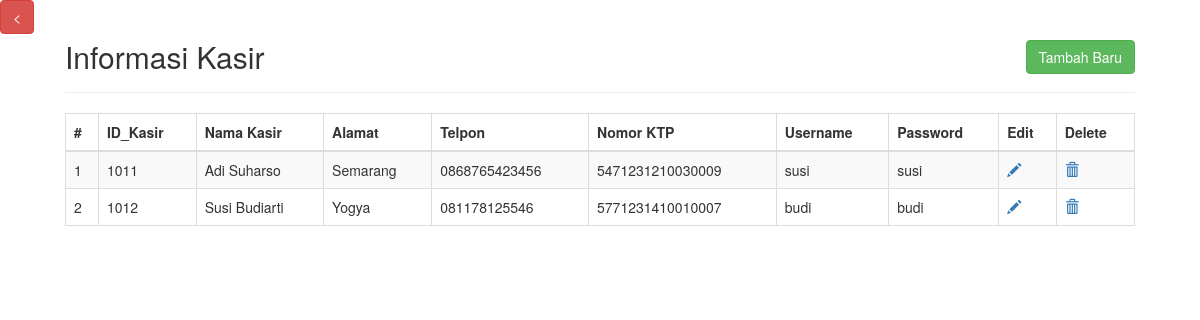
/admin/kasir/index.php (signed in), run on the app's committed database.
### tables this page shows
CREATE TABLE `kasir` (
  `id_kasir` int(25) NOT NULL,
  `nama_kasir` varchar(50) NOT NULL,
  `alamat` varchar(255) NOT NULL,
  `telp` varchar(25) NOT NULL,
  `nomor_ktp` varchar(50) NOT NULL,
  `username` varchar(50) NOT NULL,
  `password` varchar(50) NOT NULL
);

### admin/kasir/index.php (the view, shortened to what this page needs)
<!DOCTYPE html>
<html>
<head>
    <link rel="stylesheet" type="text/css" href="https://maxcdn.bootstrapcdn.com/bootstrap/3.4.1/css/bootstrap.css">
</head>
<body>
    <a href="../index.php" class="btn btn-danger pull-left"><</a>
    <div class="wrapper">
        <div class="container-fluid">
            <div class="row">
                <div class="col-md-12">
                    <div class="page-header clearfix">
                        <h2 class="pull-left">Informasi Kasir</h2>
                        <a href="tampil_add.php" class="btn btn-success pull-right">Tambah Baru</a>
                    </div>
                    <?php
                    require "../../koneksi.php";
                    $i = 1;
                    $sql = "SELECT
                                s.id_kasir,
                                s.nama_kasir,
                                s.alamat,
                                s.telp,
                                s.nomor_ktp,
                                a.username,
                                a.password
                            FROM
                                kasir s
                                JOIN admin a ON s.username = a.username";
                    if($result = mysqli_query($koneksi, $sql)){
                        if(mysqli_num_rows($result) > 0){
                            echo "<table class='table table-bordered table-striped'>";
                                echo "<thead>";
                                    echo "<tr>";
                                        echo "<th>#</th>";
                                        echo "<th>ID_Kasir</th>";
                                        echo "<th>Nama Kasir</th>";
                                        echo "<th>Alamat</th>";
                                        echo "<th>Telpon</th>";
                                        echo "<th>Nomor KTP</th>";
                                        echo "<th>Username</th>";
                                        echo "<th>Password</th>";
                                        echo "<th>Edit</th>";
                                        echo "<th>Delete</th>";
                                    echo "</tr>";
                                echo "</thead>";
                                echo "<tbody>";
                                while($row = mysqli_fetch_array($result)){
                                    echo "<tr>";
                                        echo "<td>" . $i; $i++ . "</td>";
                                        echo "<td>" . $row['id_kasir'] . "</td>";
                                        echo "<td>" . $row['nama_kasir'] . "</td>";
                                        echo "<td>" . $row['alamat'] . "</td>";
                                        echo "<td>" . $row['telp'] . "</td>";
                                        echo "<td>" . $row['nomor_ktp'] . "</td>";
                                        echo "<td>" . $row['username'] . "</td>";
                                        echo "<td>" . $row['password'] . "</td>";
                                        echo "<td><a href='tampil_edit.php?id=". $row['id_kasir'] ."' title='Update Data' data-toggle='tooltip'><span class='glyphicon glyphicon-pencil'></span></a></td>";
                                        echo "<td><a href='delete.php?id=". $row['id_kasir'] ."' title='Delete Data' data-toggle='tooltip'><span class='glyphicon glyphicon-trash'></span></a></td>";
                                    echo "</tr>";
                                }
                                echo "</tbody>";
                            echo "</table>";
                        } else{
                            echo "<p class='lead'><em>Tidak ada data ditemukan.</em></p>";
                        }
                    } else{
                        echo "ERROR: " . mysqli_error($koneksi);
                    }
                    ?>
                </div>
            </div>
        </div>
    </div>
</body>
</html>

### admin/kasir/index.php (style rules this page uses)
.wrapper { width: 1100px; margin: 0 auto; }
.page-header h2 { margin-top: 0; }
table tr td:last-child a { margin-right: 15px; }

### data on the page
kasir: id_kasir "1011", nama_kasir "Adi Suharso", alamat "Semarang", telp "0868765423456", nomor_ktp "5471231210030009", username.username "susi", username.password "susi"
kasir: id_kasir "1012", nama_kasir "Susi Budiarti", alamat "Yogya", telp "081178125546", nomor_ktp "5771231410010007", username.username "budi", username.password "budi"
